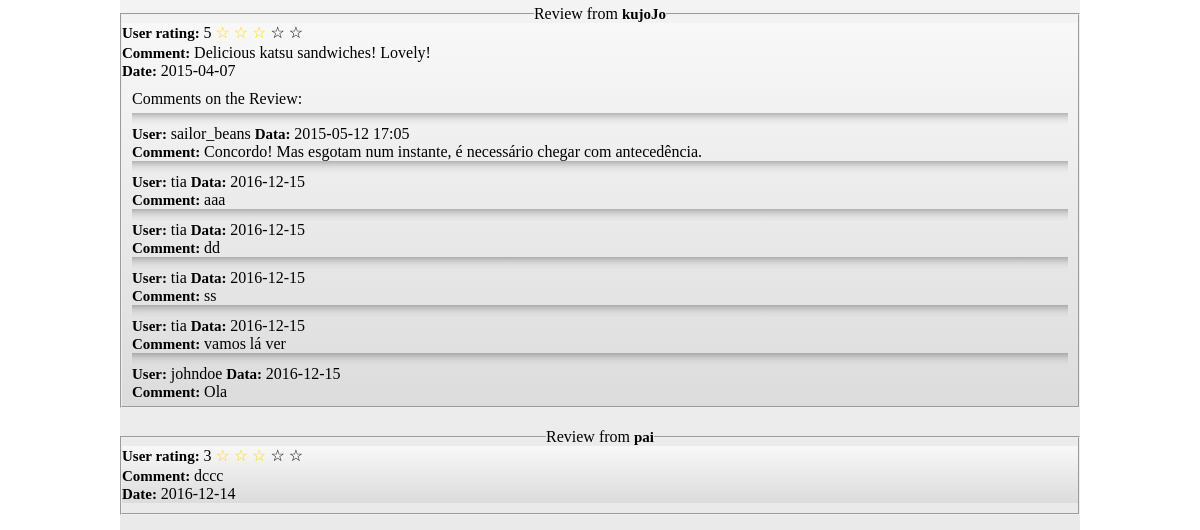
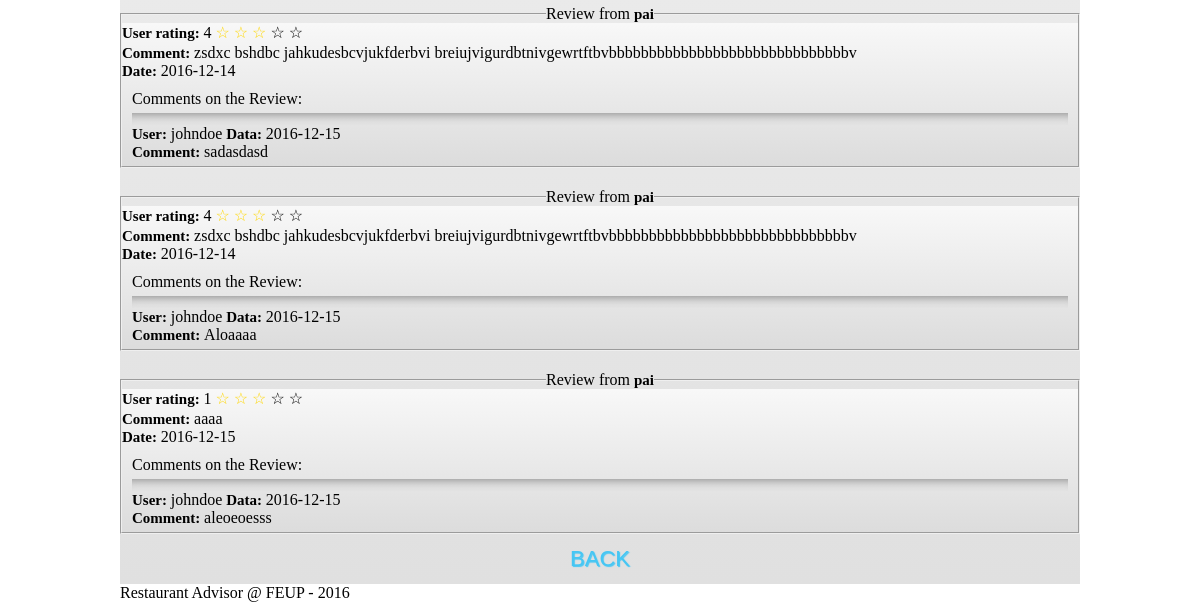
The app's page /index.php?p=src/viewRestaurant&r=2 (lower part), older data (2 pictures, top to bottom).
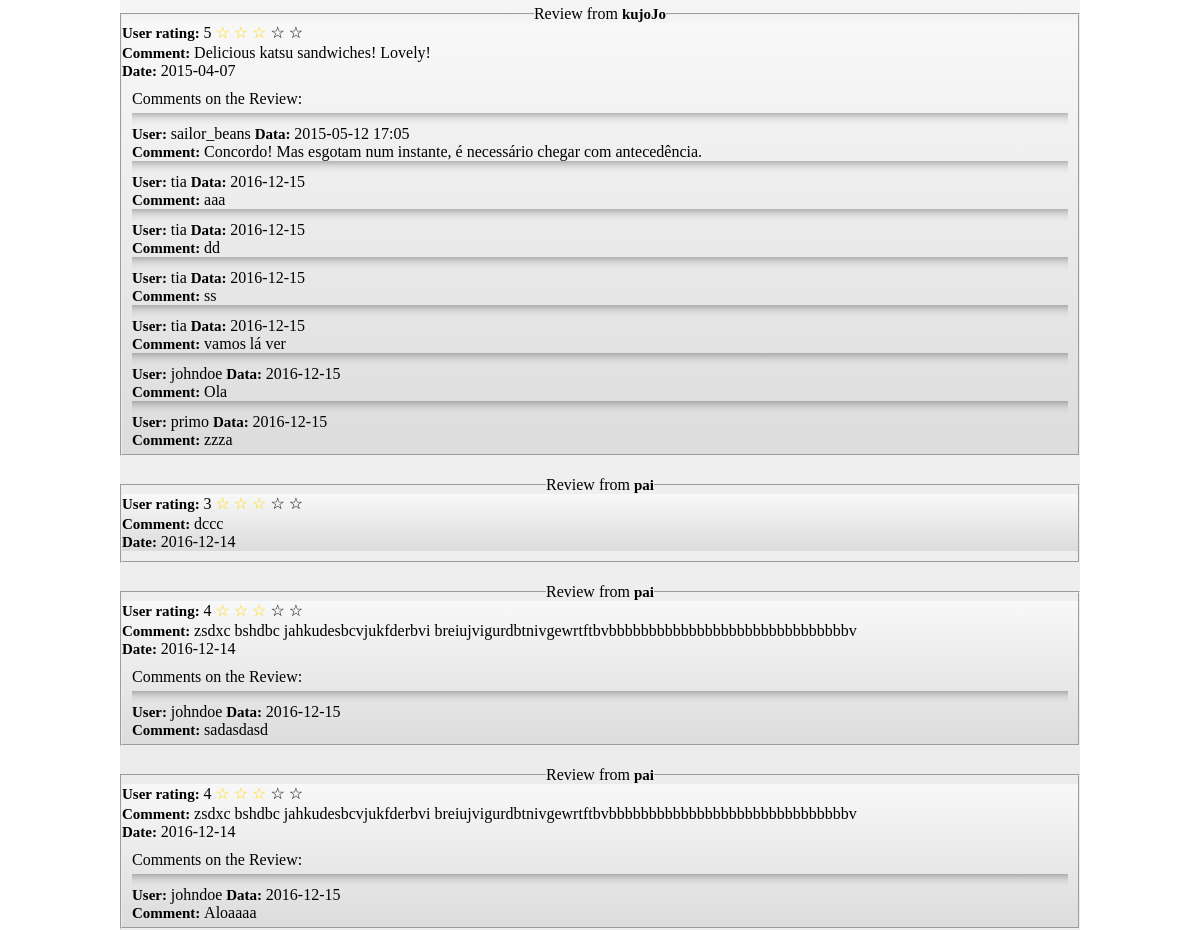
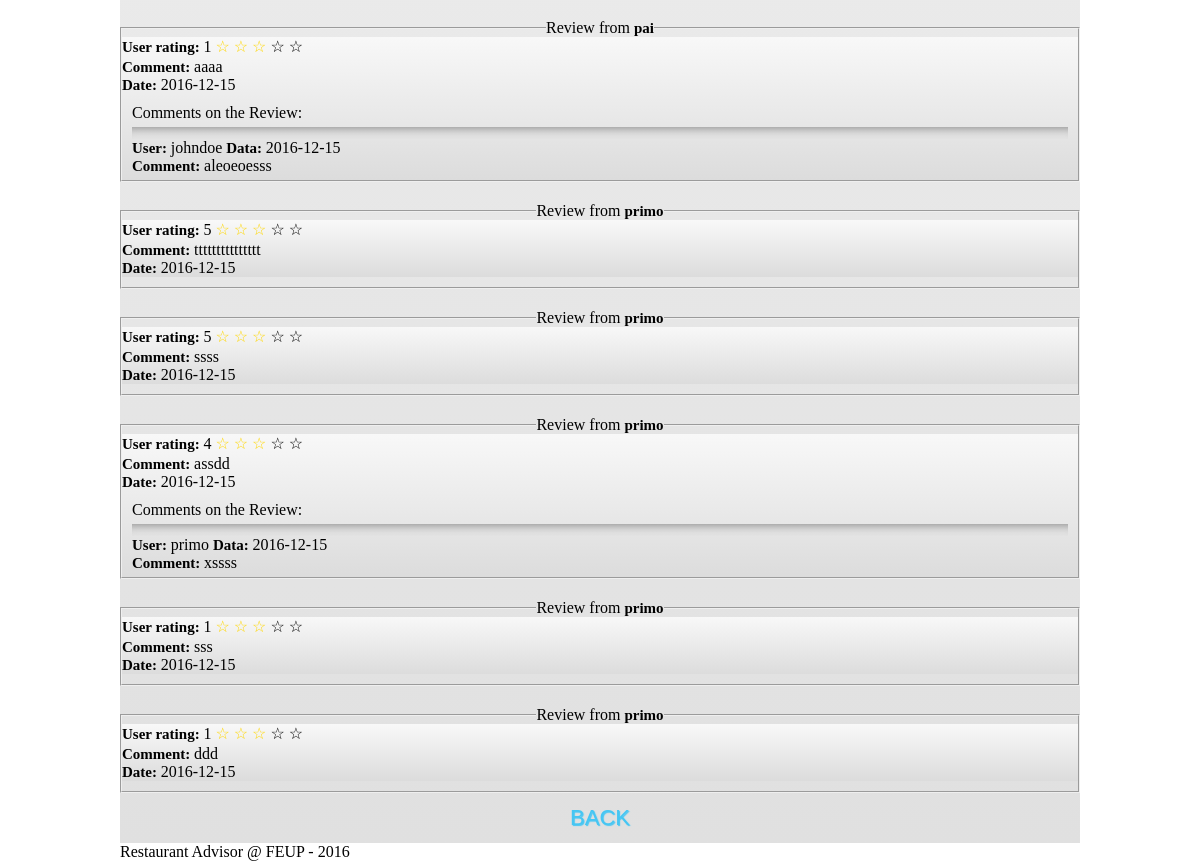
The same page, newer data (2 pictures, top to bottom).
### tables this page shows
CREATE TABLE review
(
	review_id			INTEGER NOT NULL PRIMARY KEY AUTOINCREMENT,
	restaurant_id		INTEGER NOT NULL,
	user_id				INTEGER NOT NULL,
	review_text			TEXT,
	review_date			DATETIME DEFAULT CURRENT_TIMESTAMP,
	rating 				INTEGER NOT NULL,
	price_range			INTEGER NOT NULL,
	FOREIGN KEY(user_id) REFERENCES user(user_id),
	FOREIGN KEY(restaurant_id) REFERENCES restaurant(restaurant_id)
);

CREATE TABLE user
(
	user_id	INTEGER NOT NULL PRIMARY KEY AUTOINCREMENT,
	username	TEXT NOT NULL UNIQUE,
	is_owner BOOLEAN,
	is_reviewer BOOLEAN,
	password	TEXT NOT NULL,
	name	TEXT NOT NULL,
	email	TEXT NOT NULL UNIQUE,
	location	TEXT,
	--register_date	DATETIME DEFAULT CURRENT_TIMESTAMP,
	nationality	TEXT NOT NULL
);

CREATE TABLE comment
(
	comment_id INTEGER NOT NULL PRIMARY KEY AUTOINCREMENT,
	user_id INTEGER NOT NULL,
	review_id	INTEGER NOT NULL,
	comment_date DATETIME DEFAULT CURRENT_TIMESTAMP,
	comment_text TEXT NOT NULL,
	FOREIGN KEY(user_id) REFERENCES user(user_id),
	FOREIGN KEY(review_id) REFERENCES review(review_id)
);

### sql/restaurant.php (called while the page is built, shortened)
<?php
require_once 'sql/connection.php';
function getReviewComments($reviewId){
  global $db;
  $stmt = $db->prepare('SELECT * FROM comment WHERE comment.review_id = :reviewId ');
  $stmt->bindParam(':reviewId', $reviewId, PDO::PARAM_INT);
  $stmt->execute();
  return $stmt->fetchAll();
}
function getRestaurantReviews($restaurantId)
{
  global $db;
  $stmt = $db->prepare(
    'SELECT review.* FROM review
    WHERE review.restaurant_id = :restaurantId
    ORDER BY review.review_date ASC'
  );
  $stmt->bindParam(':restaurantId', $restaurantId, PDO::PARAM_INT);
  $stmt->execute();
  return $stmt->fetchAll();
}
?>

### sql/user.php (called while the page is built, shortened)
<?php
require_once 'sql/connection.php';
function getUserById($userId) {
  global $db;
  $stmt = $db->prepare('SELECT * FROM user WHERE user_id = :userId');
  $stmt->bindParam(':userId', $userId, PDO::PARAM_INT);
  $stmt->execute();
  return ($stmt->fetch());
}
?>

### src/viewRestaurant.php (the view, shortened to what this page needs)
<?php
  include_once('sql/restaurant.php');
  include_once('sql/user.php');
  $restaurant_id = $_GET['r'];
  $reviews = getRestaurantReviews($restaurant_id);
?>
  <article id="allReviews">
    <?php foreach ($reviews as $rev){ ?>
      <fieldset><legend>Review from <span id="toBold"> <?=getUserById($rev['user_id'])['username'] ?> </span></legend>
      <div id="oneReview">
      <div class="average_rating">
        <p><span id="toBold">User rating: </span><?= $rev['rating']?>
        <label><input type="radio" id="rating_star" name="reviews_tar_rating" value="1" <?= ($rev['rating'] >= 1.0 && $rev['rating'] < 1.5)? "checked" : "";?> /><span>☆</span></label>
        <label><input type="radio" id="rating_star" name="reviews_tar_rating" value="2" <?= ($rev['rating'] >= 1.5 && $rev['rating'] < 2.5)? "checked" : "";?> /><span>☆</span></label>
        <label><input type="radio" id="rating_star" name="reviews_tar_rating" value="3" <?= ($rev['rating'] >= 2.5 && $rev['rating'] < 3.5)? "checked" : "";?> /><span>☆</span></label>
        <label><input type="radio" id="rating_star" name="reviews_tar_rating" value="4" <?= ($rev['rating'] >= 3.5 && $rev['rating'] < 4.5)? "checked" : "";?> /><span>☆</span></label>
        <label><input type="radio" id="rating_star" name="reviews_tar_rating" value="5" <?= ($rev['rating'] >= 4.5 && $rev['rating'] < 5.0)? "checked" : "";?> /><span>☆</span></label>
      </p>
      </div>
      <div class="comment">
        <p><span id="toBold"> Comment: </span><?=$rev['review_text'] ?></p>
        <p><span id="toBold"> Date: </span><?=$rev['review_date'] ?></p>
      </div>
      <div class="toAllComments">
      <?php
        $comments = getReviewComments($rev['review_id']);
        if (sizeof($comments) != 0){ ?>
        <legend>Comments on the Review:</legend>
        <article id="allComments">
          <?php
          foreach ($comments as $rest) { ?>
            <div id="eachComment">
              <hr class="toHr">
              <p><span id="toBold"> User: </span><?=getUserById($rest['user_id'])['username'] ?> <span id="toBold"> Data: </span> <?=$rest['comment_date'] ?></p>
              <p><span id="toBold"> Comment: </span><?=$rest['comment_text'] ?></p>
            </div>
          <?php } ?>
        </article>
      <?php } ?>
        </div>
        </div>
        </fieldset>
    <?php } ?>
  </article>
  <div id="footRestaurant">
  <a href=index.php> BACK </a>
  </div>

Row changes from the older to the newer data that the page shows:
added comment: user.username "primo", comment_date "2016-12-15", comment_text "zzza", shown under review "Delicious katsu sandwiches! Lovely!"
added review: user.username "primo", rating "5", review_text "ttttttttttttttt", review_date "2016-12-15"
added review: user.username "primo", rating "5", review_text "ssss", review_date "2016-12-15"
added review: user.username "primo", rating "4", review_text "assdd", review_date "2016-12-15"
added comment: user.username "primo", comment_date "2016-12-15", comment_text "xssss"
added review: user.username "primo", rating "1", review_text "sss", review_date "2016-12-15"
added review: user.username "primo", rating "1", review_text "ddd", review_date "2016-12-15"
